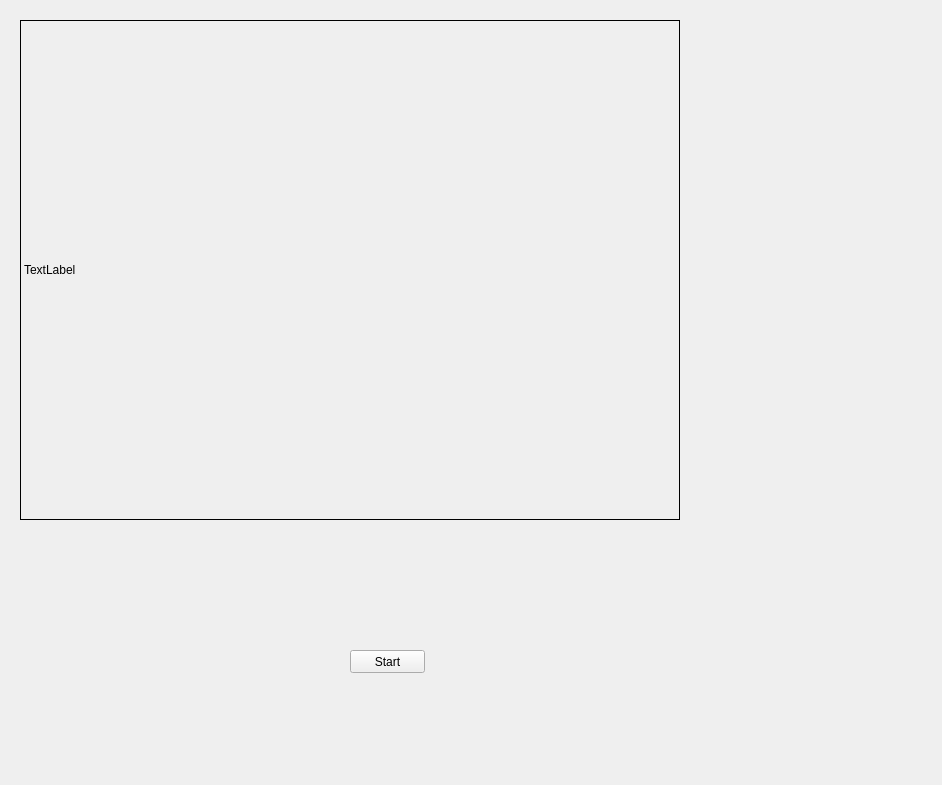
<?xml version="1.0" encoding="UTF-8"?>
<ui version="4.0">
 <class>Widget</class>
 <widget class="QWidget" name="Widget">
  <property name="geometry">
   <rect>
    <x>0</x>
    <y>0</y>
    <width>942</width>
    <height>785</height>
   </rect>
  </property>
  <property name="windowTitle">
   <string>Widget</string>
  </property>
  <widget class="QLabel" name="label">
   <property name="geometry">
    <rect>
     <x>20</x>
     <y>20</y>
     <width>660</width>
     <height>500</height>
    </rect>
   </property>
   <property name="frameShape">
    <enum>QFrame::Panel</enum>
   </property>
   <property name="text">
    <string>TextLabel</string>
   </property>
  </widget>
  <widget class="QPushButton" name="test">
   <property name="geometry">
    <rect>
     <x>350</x>
     <y>650</y>
     <width>75</width>
     <height>23</height>
    </rect>
   </property>
   <property name="text">
    <string>Start</string>
   </property>
  </widget>
 </widget>
 <layoutdefault spacing="6" margin="11"/>
 <resources/>
 <connections/>
</ui>
